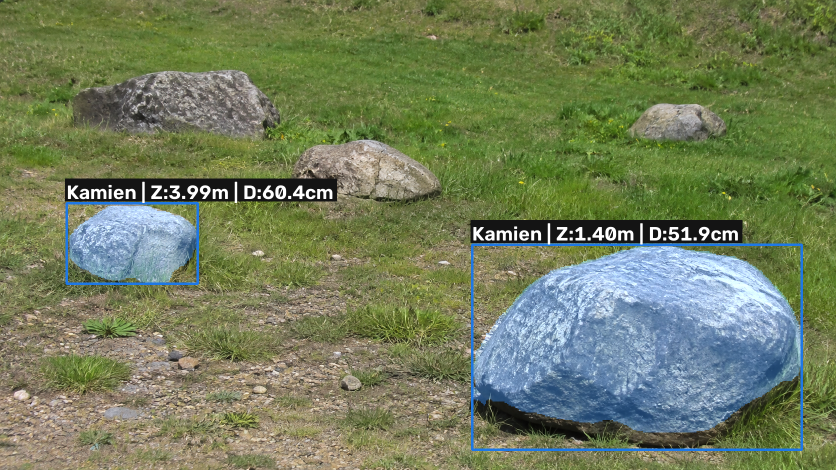
#> input picture wyniki/wynik_stones0.png, 1672 x 940 px (shown at 1/2 size)
$ python -i test_folder.py   (imports and definitions only)
#> lines starting #> are read from the running program, lines starting #| are printed output that depends on the picture
#> further down, picture is the input picture: shape (940, 1672, 3); mean B, G, R 92.6, 125.8, 114.1
import os
import csv
import time
import cv2
import numpy as np
from ultralytics import YOLOWorld, FastSAM

# --- 1. PARAMETRY ROBOTA MOBILNEGO I KAMERY ---
OUTPUT_DIR = "wyniki"
CSV_FILE = os.path.join(OUTPUT_DIR, "wyniki_pomiarow.csv")

CAMERA_HEIGHT_M = 0.50   # Wysokość montażu kamery na robocie [m] (50 cm)
CAMERA_PITCH_DEG = 3.0   # Pochylenie kamery w dół [stopnie]
CAMERA_HFOV_DEG = 65.0   # Poziomy kąt widzenia kamery [stopnie]
MAX_ROBOT_RANGE_M = 8.0  # Maksymalny zasięg detekcji przeszkód przed robotem [m]

# Osobne progi pewności dla klas (kamienie w trybie zero-shot mają niższy wynik CLIP)
TREE_CONF = 0.035
STONE_CONF = 0.012

TREE_PROMPTS = ["tree trunk", "pine tree trunk", "vertical tree trunk", "tree stem"]
STONE_PROMPTS = ["boulder", "mossy rock", "rock", "stone", "grey rock"]
ALL_CLASSES = TREE_PROMPTS + STONE_PROMPTS

# [1 line not run here, left out]

valid_ext = (".jpg", ".jpeg", ".png", ".bmp")
image_files = sorted([f for f in os.listdir(".") if f.lower().endswith(valid_ext)])

# [2 lines not run here, left out]

def preprocess_for_robot(bgr_img):
    """Filtr bilateralny tłumi szum trawy/kory, a łagodne CLAHE wyciąga detale z cienia."""
    smooth = cv2.bilateralFilter(bgr_img, d=5, sigmaColor=40, sigmaSpace=40)
    lab = cv2.cvtColor(smooth, cv2.COLOR_BGR2LAB)
#> lab: shape (940, 1672, 3); mean of channels 0, 1, 2 129.7, 118.8, 144.9
    l, a, b = cv2.split(lab)
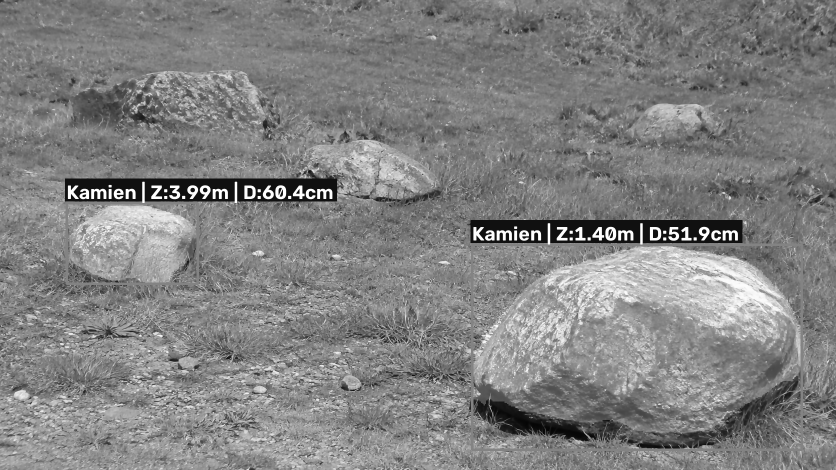
#> l: shape (940, 1672) (shown at 1/2 size); min 3, max 255, mean 129.7
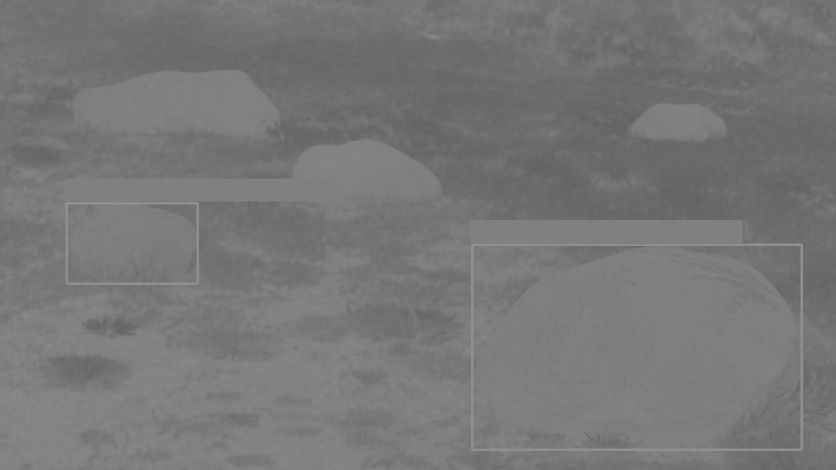
#> a: shape (940, 1672) (shown at 1/2 size); min 98, max 143, mean 118.8
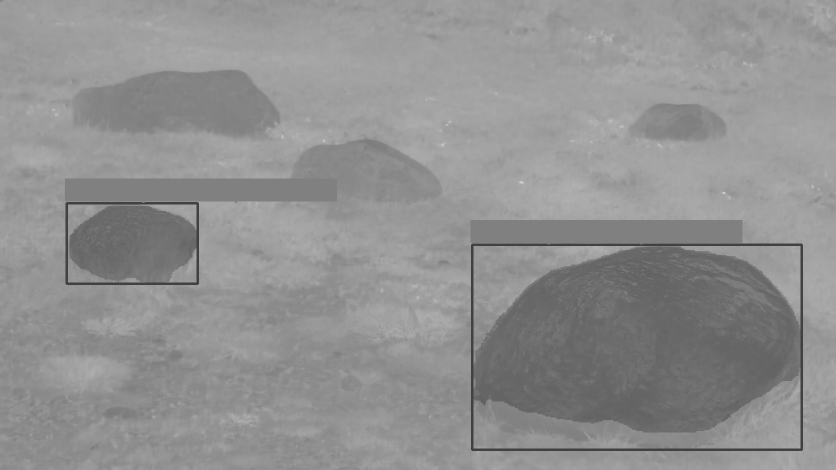
#> b: shape (940, 1672) (shown at 1/2 size); min 65, max 210, mean 144.9
    clahe = cv2.createCLAHE(clipLimit=1.8, tileGridSize=(8, 8))
    l_eq = clahe.apply(l)
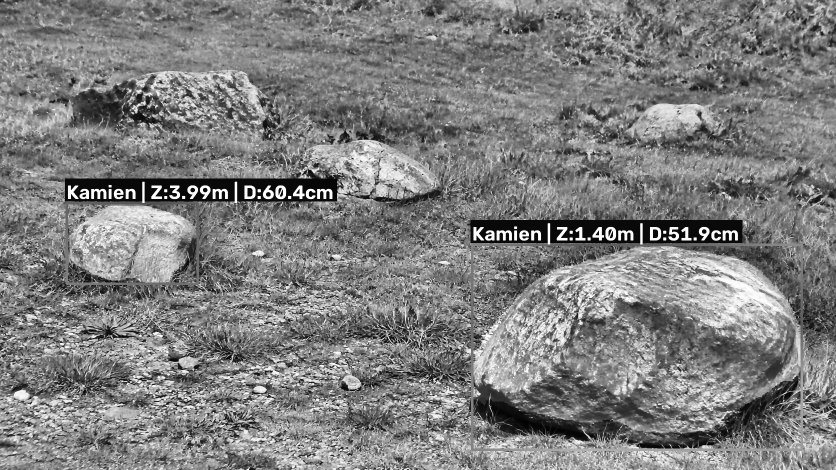
#> l_eq: shape (940, 1672) (shown at 1/2 size); min 1, max 255, mean 126.7
    return cv2.cvtColor(cv2.merge((l_eq, a, b)), cv2.COLOR_LAB2BGR)
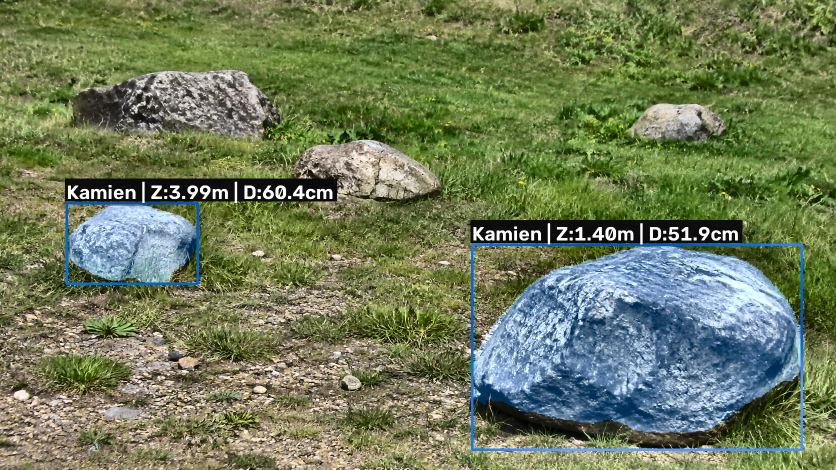
#> returned value: shape (940, 1672, 3) (shown at 1/2 size); mean B, G, R 90.3, 123.8, 111.8

# [64 lines left out: functions filter_boxes, fast_geometric_mask, not called in this run]

# --- 2. ŁADOWANIE MODELI Z GITHUBA ---
# [1 line not run here, left out]
# [1 line that did not run here, left out]
# [3 lines not run here, left out]
# [1 line that did not run here, left out]

csv_rows = [["Plik", "Obiekt", "Pewnosc", "Odleglosc_Z_m", "Srednica_D_cm", "Stosunek_H_W", "Czas_ms"]]
close_kernel = np.ones((7, 7), np.uint8)

# [186 lines not run here, left out]

>>> import cv2
>>> picture = cv2.imread('wyniki/wynik_stones0.png')
>>> result = preprocess_for_robot(picture)

$ run again, on wyniki/wynik_stones4.png
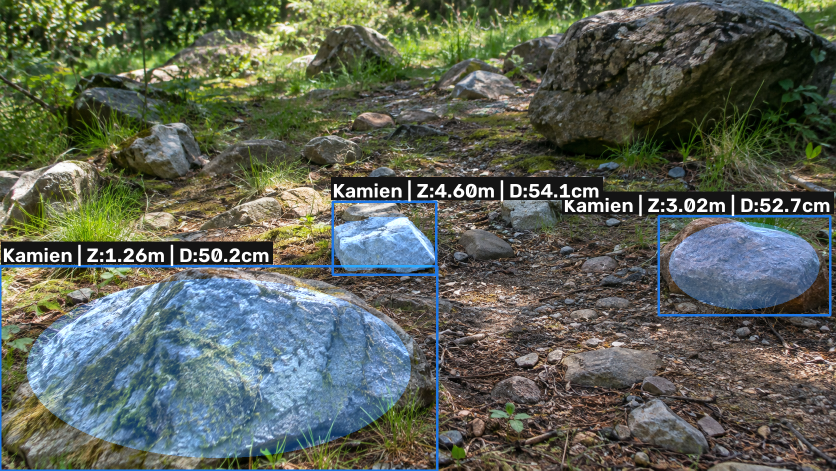
#> input picture wyniki/wynik_stones4.png, 1672 x 941 px (shown at 1/2 size)
#> picture is the input picture: shape (941, 1672, 3); mean B, G, R 87.2, 98.9, 92
#> lab: shape (941, 1672, 3); mean of channels 0, 1, 2 102.9, 124.5, 134
#> in preprocess_for_robot, `l_eq = clahe.apply(l)`:
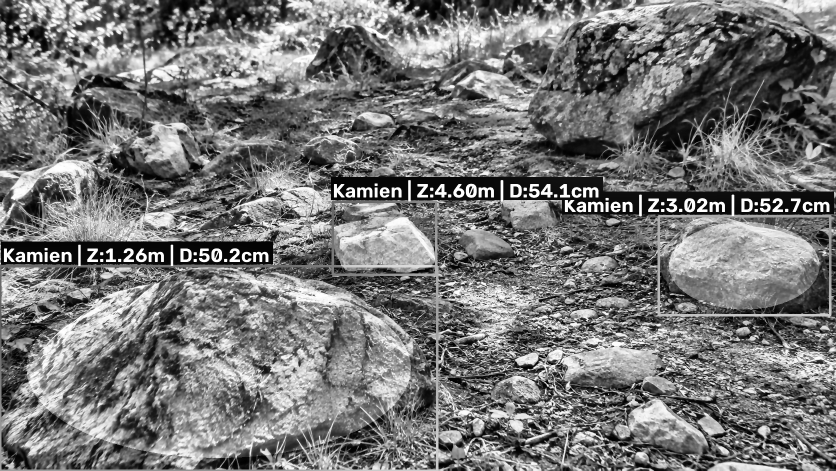
#> l_eq: shape (941, 1672) (shown at 1/2 size); min 0, max 255, mean 118.5
#> in preprocess_for_robot, `return cv2.cvtColor(cv2.merge((l_eq, a, b)), cv2.COLOR_LAB2BGR)`:
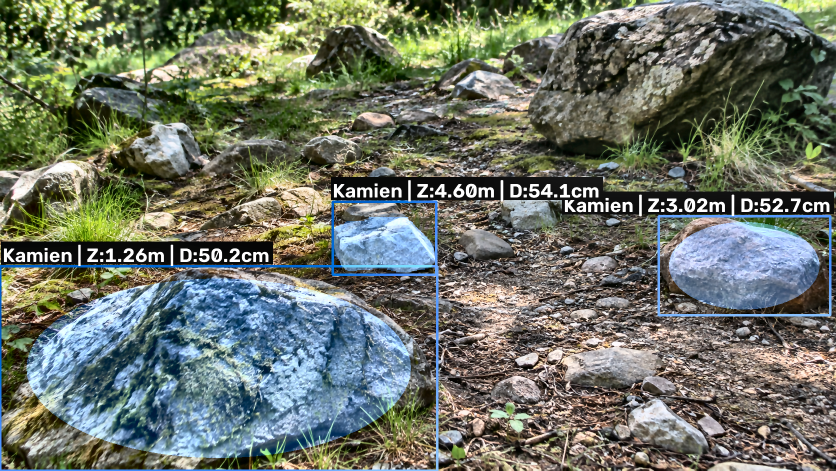
#> returned value: shape (941, 1672, 3) (shown at 1/2 size); mean B, G, R 102.6, 115, 108.2

$ run again, on wyniki/wynik_stones5.png
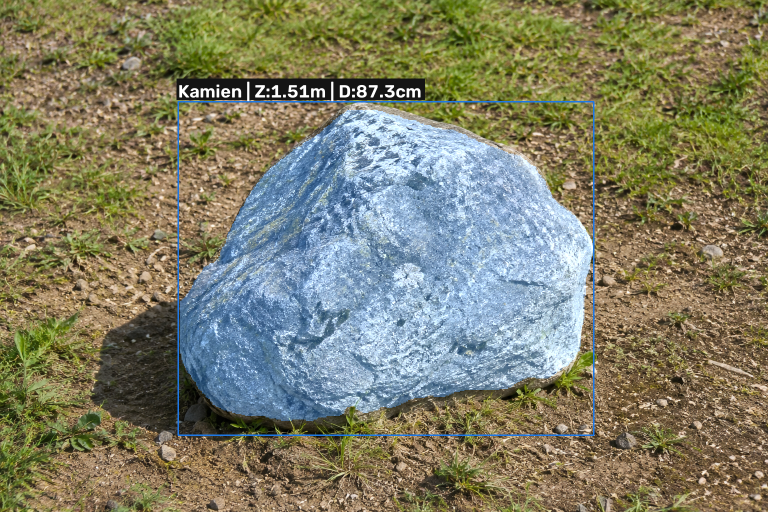
#> input picture wyniki/wynik_stones5.png, 1536 x 1024 px (shown at 1/2 size)
#> picture is the input picture: shape (1024, 1536, 3); mean B, G, R 103.1, 126.7, 127.3
#> lab: shape (1024, 1536, 3); mean of channels 0, 1, 2 133.3, 126, 141.4
#> in preprocess_for_robot, `l_eq = clahe.apply(l)`:
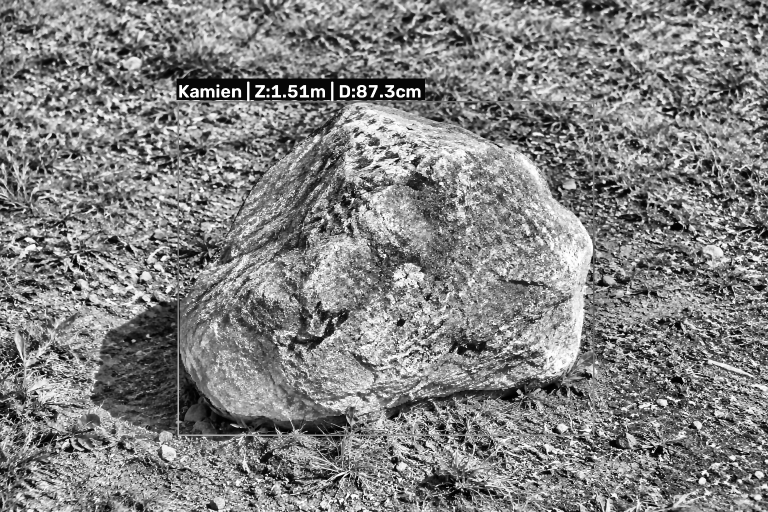
#> l_eq: shape (1024, 1536) (shown at 1/2 size); min 0, max 255, mean 129
#> in preprocess_for_robot, `return cv2.cvtColor(cv2.merge((l_eq, a, b)), cv2.COLOR_LAB2BGR)`:
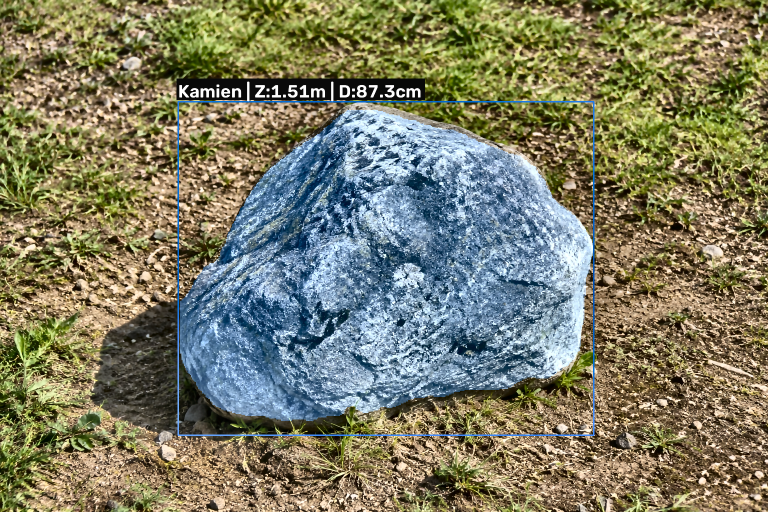
#> returned value: shape (1024, 1536, 3) (shown at 1/2 size); mean B, G, R 99.7, 123.8, 124.1

$ run again, on wyniki/wynik_stones7.jpg
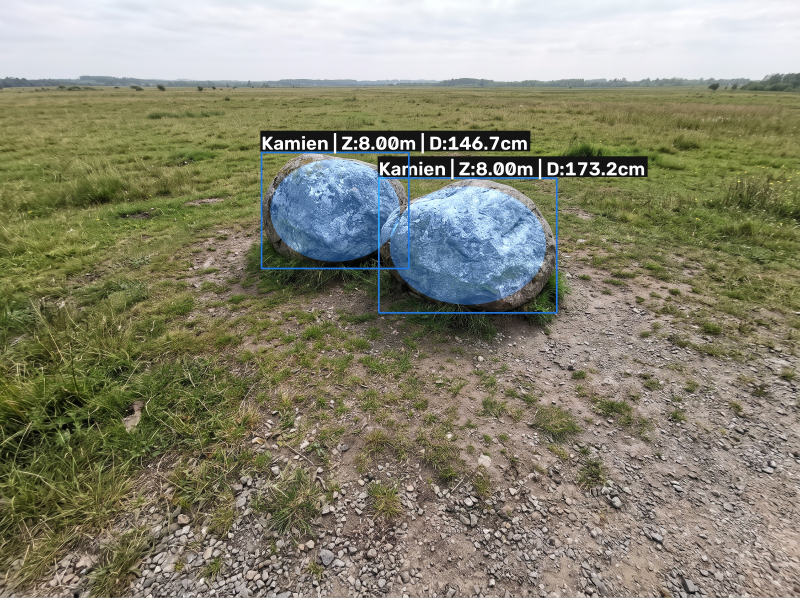
#> input picture wyniki/wynik_stones7.jpg, 2400 x 1792 px (shown at 1/3 size)
#> picture is the input picture: shape (1792, 2400, 3); mean B, G, R 114.2, 133.3, 134.8
#> lab: shape (1792, 2400, 3); mean of channels 0, 1, 2 138.9, 125.8, 139
#> in preprocess_for_robot, `l_eq = clahe.apply(l)`:
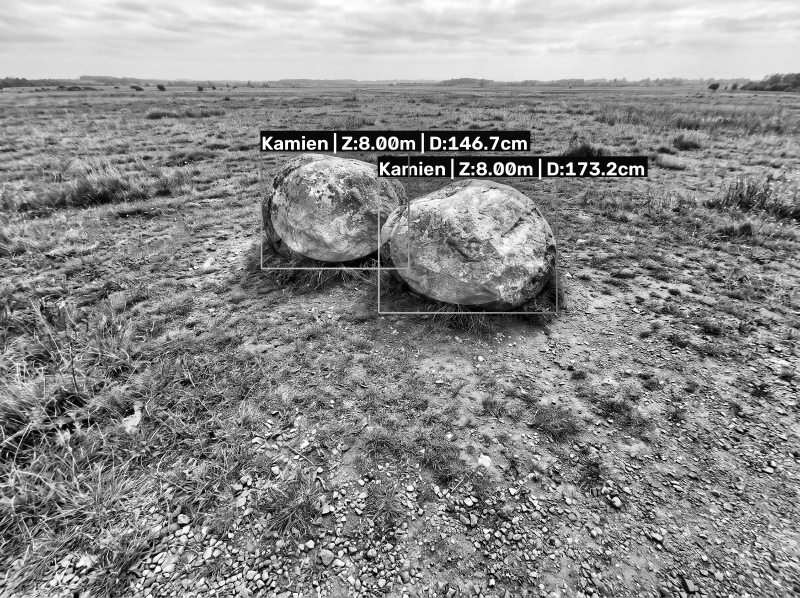
#> l_eq: shape (1792, 2400) (shown at 1/3 size); min 0, max 255, mean 140
#> in preprocess_for_robot, `return cv2.cvtColor(cv2.merge((l_eq, a, b)), cv2.COLOR_LAB2BGR)`:
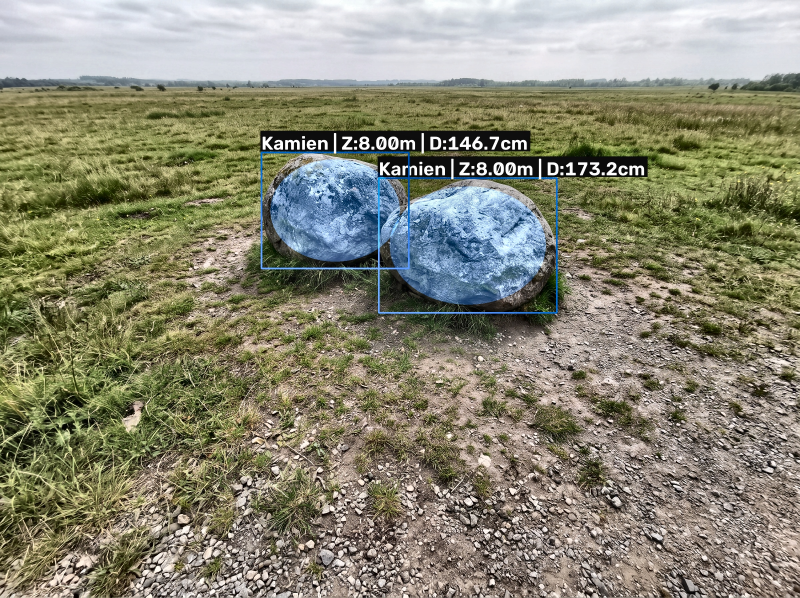
#> returned value: shape (1792, 2400, 3) (shown at 1/3 size); mean B, G, R 115.9, 135.3, 136.7
